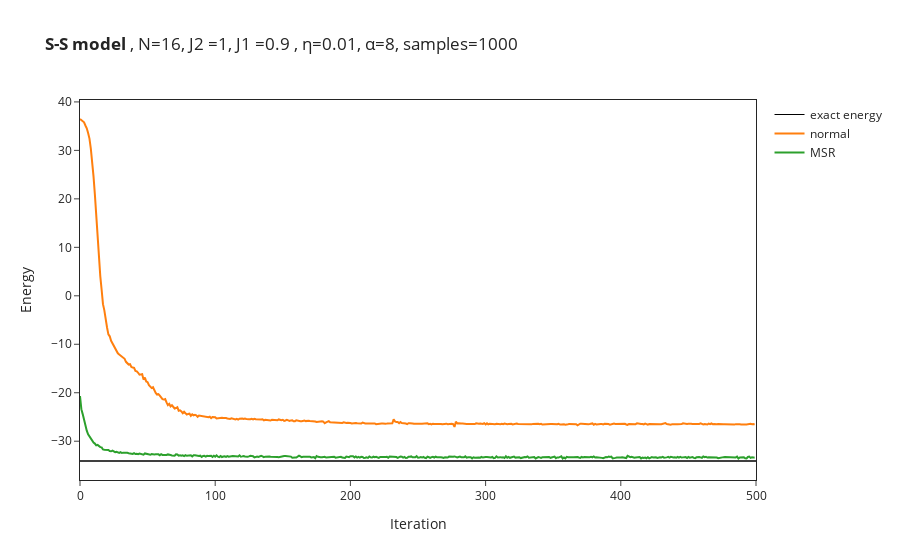

The notebook cell saved with this chart:
### Code cell
# import the data from log file
OUT_NAME_suffixless=OUT_NAME
data = []
names = ["normal","MSR"]
for i in range(no_of_runs):
    data.append(json.load(open(OUT_NAME_suffixless+str(i)+".log")))
if type(data[0]["Energy"]["Mean"]) == dict: #DTYPE in (np.complex128, np.complex64):#, np.float64):# and False:
    energy_convergence = [data[i]["Energy"]["Mean"]["real"] for i in range(no_of_runs)]
    # symmetry = [data[i]["symmetry"]["Mean"]["real"] for i in range(no_of_runs-run_only_2)]
else:
    energy_convergence = [data[i]["Energy"]["Mean"] for i in range(no_of_runs)]
    # symmetry = [data[i]["symmetry"]["Mean"] for i in range(no_of_runs-run_only_2)]
for i in range(no_of_runs):
    figure.add_trace(go.Scatter(
        x=data[i]["Energy"]["iters"], y=energy_convergence[i],
        name=names[i],# mode='markers'
    ))
    # figure.add_trace(go.Scatter(
    #     x=data[i]["Energy"]["iters"], y=symmetry[i],
    #     name=names[i]+"_swap"
    # ))

figure.update_layout(xaxis_title="Iteration",yaxis_title="Energy")
figure.show()

### Figure 1 — Plotly figure (JSON) as saved in the notebook; plotly's stock layout.template omitted (floating-point values rounded to 4 significant figures; data arrays with more than 128 entries replaced by an {"elided": "..."} marker saying what was removed)
{"data": [{"line": {"color": "#000000", "width": 1}, "mode": "lines", "name": "exact energy", "type": "scatter", "x": [0, 500], "y": [-34.08, -34.08]}, {"name": "normal", "type": "scatter", "x": {"elided": "500 int values"}, "y": {"elided": "500 float values"}}, {"name": "MSR", "type": "scatter", "x": {"elided": "500 int values"}, "y": {"elided": "500 float values"}}], "layout": {"shapes": [{"line": {"width": 1}, "opacity": 1, "type": "line", "x0": 0, "x1": 1, "xref": "x domain", "y0": -34.08, "y1": -34.08, "yref": "y"}], "title": {"text": "<b>S-S model </b>, N=16, J2 =1, J1 =0.9 , η=0.01, α=8, samples=1000"}, "xaxis": {"mirror": true, "showline": true, "title": {"text": "Iteration"}}, "yaxis": {"mirror": true, "showline": true, "title": {"text": "Energy"}}}}
